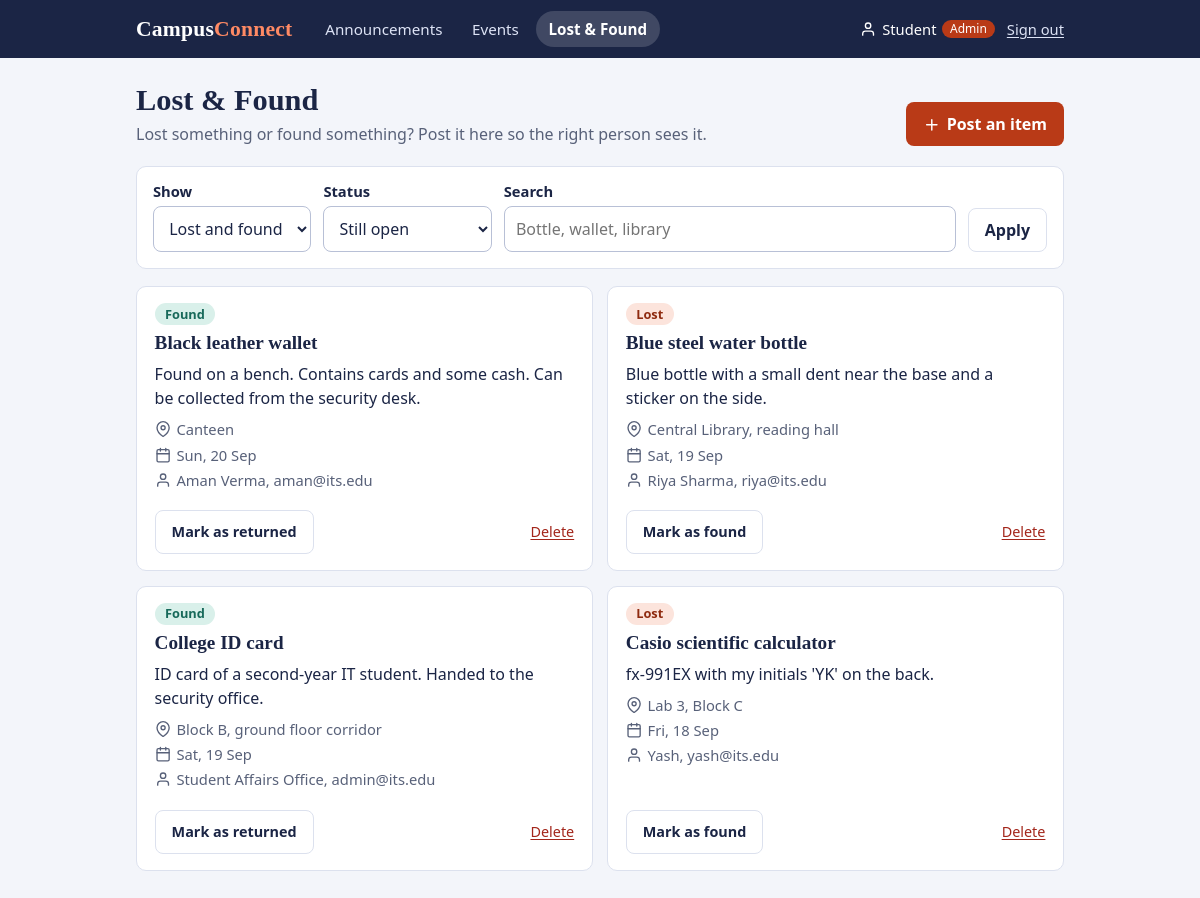
/lost-and-found (signed in), run on the app's committed database.
### tables this page shows
CREATE TABLE users (
    id            INTEGER PRIMARY KEY AUTOINCREMENT,
    name          TEXT NOT NULL,
    email         TEXT NOT NULL UNIQUE,
    password_hash TEXT NOT NULL,
    role          TEXT NOT NULL DEFAULT 'student' CHECK (role IN ('student','club','admin')),
    department    TEXT NOT NULL DEFAULT 'ALL',
    year          INTEGER NOT NULL DEFAULT 0,
    created_at    TEXT NOT NULL
);

CREATE TABLE lost_found (
    id          INTEGER PRIMARY KEY AUTOINCREMENT,
    kind        TEXT NOT NULL CHECK (kind IN ('lost','found')),
    title       TEXT NOT NULL,
    description TEXT NOT NULL DEFAULT '',
    location    TEXT NOT NULL,
    item_date   TEXT NOT NULL,
    contact     TEXT NOT NULL,
    status      TEXT NOT NULL DEFAULT 'open' CHECK (status IN ('open','resolved')),
    user_id     INTEGER NOT NULL REFERENCES users(id),
    created_at  TEXT NOT NULL
);

### app.py (the view)
@app.route("/lost-and-found")
@login_required
def lostfound():
    kind = request.args.get("kind", "all")
    status = request.args.get("status", "open")
    q = request.args.get("q", "").strip()[:80]
    sql, params = "SELECT l.*, u.name AS poster FROM lost_found l JOIN users u ON u.id = l.user_id WHERE 1=1", []
    if kind in ("lost", "found"):
        sql += " AND l.kind = ?"
        params.append(kind)
    else:
        kind = "all"
    if status != "all":
        status = "open"
        sql += " AND l.status = 'open'"
    if q:
        sql += " AND (l.title LIKE ? OR l.description LIKE ? OR l.location LIKE ?)"
        params += [f"%{q}%"] * 3
    sql += " ORDER BY l.status ASC, l.created_at DESC"
    items = get_db().execute(sql, params).fetchall()
    return render_template("lostfound.html", items=items, kind=kind, status=status, q=q)

### app.py (called while the page is built)
def get_db():
    if "db" not in g:
        g.db = sqlite3.connect(DB_PATH)
        g.db.row_factory = sqlite3.Row
        g.db.execute("PRAGMA foreign_keys = ON")
    return g.db

def parse_dt(value):
    for fmt in ("%Y-%m-%d %H:%M:%S", "%Y-%m-%d"):
        try:
            return datetime.strptime(value, fmt)
        except (TypeError, ValueError):
            continue
    return None

@app.template_filter("longdate")
def f_longdate(value):
    dt = parse_dt(value)
    return f"{dt.strftime('%a')}, {dt.day} {dt.strftime('%b')}" if dt else ""

def csrf_token():
    if "_csrf" not in session:
        session["_csrf"] = secrets.token_hex(16)
    return session["_csrf"]

@app.context_processor
def inject_globals():
    return {"DEPARTMENTS": DEPARTMENTS, "YEARS": YEARS, "today_iso": date.today().isoformat()}

@app.before_request
def load_user_and_check_csrf():
    uid = session.get("user_id")
    g.user = get_db().execute("SELECT * FROM users WHERE id = ?", (uid,)).fetchone() if uid else None
    if request.method == "POST":
        sent = request.form.get("_csrf", "")
        if not sent or not secrets.compare_digest(sent, session.get("_csrf", "")):
            abort(400, "Your session expired. Go back, refresh the page and try again.")

def login_required(view):
    @wraps(view)
    def wrapped(*args, **kwargs):
        if g.user is None:
            flash("Sign in to continue.", "error")
            return redirect(url_for("login", next=request.path))
        return view(*args, **kwargs)
    return wrapped

### templates/lostfound.html (shortened to what this page needs)
{% extends 'base.html' %}
{% from '_macros.html' import icon, csrf %}
{% block content %}
<div class="page-head">
  <div>
    <h1>Lost &amp; Found</h1>
    <p class="muted">Lost something or found something? Post it here so the right person sees it.</p>
  </div>
  <a class="btn btn-primary" href="{{ url_for('lostfound_new') }}">{{ icon('plus') }} Post an item</a>
</div>
<form class="filters" method="get" data-autosubmit>
  <div>
    <label for="kind">Show</label>
    <select id="kind" name="kind">
      <option value="all" {{ 'selected' if kind == 'all' }}>Lost and found</option>
    </select>
  </div>
  <div>
    <label for="status">Status</label>
    <select id="status" name="status">
      <option value="open" {{ 'selected' if status == 'open' }}>Still open</option>
    </select>
  </div>
  <div class="grow">
    <label for="q">Search</label>
    <input id="q" name="q" type="search" value="{{ q }}" placeholder="Bottle, wallet, library">
  </div>
  <button class="btn btn-quiet" type="submit">Apply</button>
</form>
{% if items %}
<div class="grid-2">
  {% for it in items %}
  <article class="card item {{ 'is-resolved' if it['status'] == 'resolved' }}">
    <div class="chips">
      <span class="chip {{ 'chip-lost' if it['kind'] == 'lost' else 'chip-found' }}">{{ 'Lost' if it['kind'] == 'lost' else 'Found' }}</span>
    </div>
    <h2>{{ it['title'] }}</h2>
    {% if it['description'] %}<p class="prose">{{ it['description'] }}</p>{% endif %}
    <ul class="facts stacked">
      <li>{{ icon('pin') }} {{ it['location'] }}</li>
      <li>{{ icon('calendar') }} {{ it['item_date']|longdate }}</li>
      <li>{{ icon('user') }} {{ it['poster'] }}, {{ it['contact'] }}</li>
    </ul>
    {% if it['user_id'] == g.user['id'] or g.user['role'] == 'admin' %}
    <div class="card-foot">
      {% if it['status'] == 'open' %}
      <form method="post" action="{{ url_for('lostfound_resolve', item_id=it['id']) }}">
        {{ csrf() }}<button class="btn btn-quiet" type="submit">{{ 'Mark as found' if it['kind'] == 'lost' else 'Mark as returned' }}</button>
      </form>
      {% else %}<span></span>{% endif %}
      <form method="post" action="{{ url_for('lostfound_delete', item_id=it['id']) }}" data-confirm="Delete this post?">
        {{ csrf() }}<button class="link-btn danger" type="submit">Delete</button>
      </form>
    </div>
    {% endif %}
  </article>
  {% endfor %}
</div>
{% else %}
<div class="empty">
  <h2>Nothing on the board</h2>
  <p>No items match these filters. If you lost or found something, post it so others can help.</p>
  <a class="btn btn-quiet" href="{{ url_for('lostfound_new') }}">Post an item</a>
</div>
{% endif %}
{% endblock %}

### templates/base.html (shortened to what this page needs)
{% from '_macros.html' import icon, csrf %}
<!doctype html>
<html lang="en">
<head>
  <link rel="stylesheet" href="{{ url_for('static', filename='style.css') }}">
</head>
<body>
<header class="topbar">
  <div class="topbar-inner">
    <a class="brand" href="{{ url_for('index') }}">Campus<span>Connect</span></a>
    {% if g.user %}
    {% set ep = request.endpoint or '' %}
    <nav class="nav" aria-label="Main">
      <a href="{{ url_for('announcements') }}" class="{{ 'active' if ep.startswith('announcement') }}">Announcements</a>
      <a href="{{ url_for('events') }}" class="{{ 'active' if ep.startswith('event') }}">Events</a>
      <a href="{{ url_for('lostfound') }}" class="{{ 'active' if ep.startswith('lostfound') }}">Lost &amp; Found</a>
    </nav>
    <div class="account">
      <span class="account-name">{{ icon('user') }} {{ g.user['name'].split()[0] }}
        {% if g.user['role'] != 'student' %}<span class="role-tag">{{ 'Admin' if g.user['role'] == 'admin' else 'Club' }}</span>{% endif %}
      </span>
      <form method="post" action="{{ url_for('logout') }}">{{ csrf() }}<button class="link-btn" type="submit">Sign out</button></form>
    </div>
    {% endif %}
  </div>
</header>
<main id="main" class="page">
  {% block content %}{% endblock %}
</main>
</body>
</html>

### templates/_macros.html (shortened to what this page needs)
{% macro icon(name) %}<svg class="icon" aria-hidden="true"><use href="#i-{{ name }}"/></svg>{% endmacro %}

### data on the page
users: user.name "Student", role "Admin"
lost_found: kind "Found", title "Black leather wallet", description "Found on a bench. Contains cards and some cash. Can be collected from the security desk.", location "Canteen", item_date|longdate "Sun, 20 Sep", poster "Aman Verma", contact "aman@its.edu", kind "Mark as returned"
lost_found: kind "Lost", title "Blue steel water bottle", description "Blue bottle with a small dent near the base and a sticker on the side.", location "Central Library, reading hall", item_date|longdate "Sat, 19 Sep", poster "Riya Sharma", contact "riya@its.edu", kind "Mark as found"
lost_found: kind "Found", title "College ID card", description "ID card of a second-year IT student. Handed to the security office.", location "Block B, ground floor corridor", item_date|longdate "Sat, 19 Sep", poster "Student Affairs Office", contact "admin@its.edu", kind "Mark as returned"
lost_found: kind "Lost", title "Casio scientific calculator", description "fx-991EX with my initials 'YK' on the back.", location "Lab 3, Block C", item_date|longdate "Fri, 18 Sep", poster "Yash", contact "yash@its.edu", kind "Mark as found"
